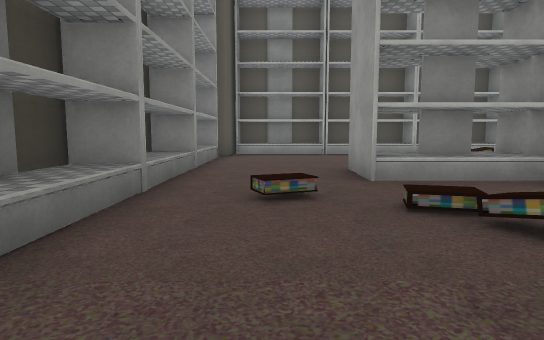
View 1 (above)

20 first-person views from a walk through a scene from a Unity 3-D project. The camera is 1.3 m above the floor, tilts 6° down and sees 75° across. Doors are open. The floor is counted in squares, 2 m on a side. Each view is taken from the middle of a square. On the plan, view 1 faces up. The plan holds only what a view shows up to about 10 squares ahead; the rest is blank. The place goes on beyond the plan. The player is left out. Some animated figures are left out. Some surface patterns are stand-ins.

View 2
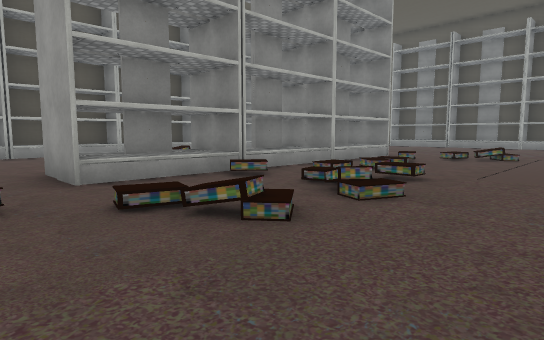

View 3
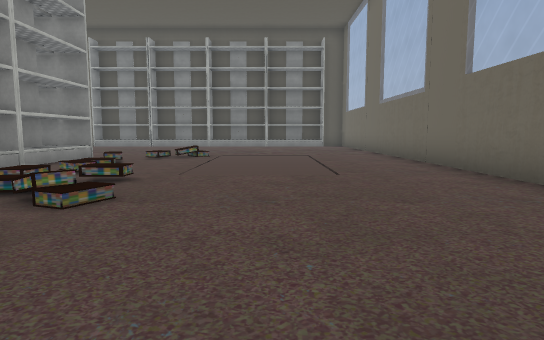

View 4
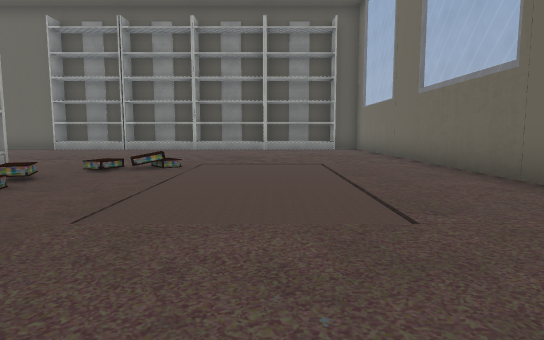

View 5
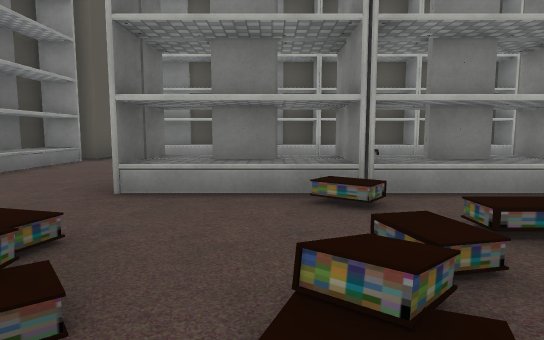

View 6
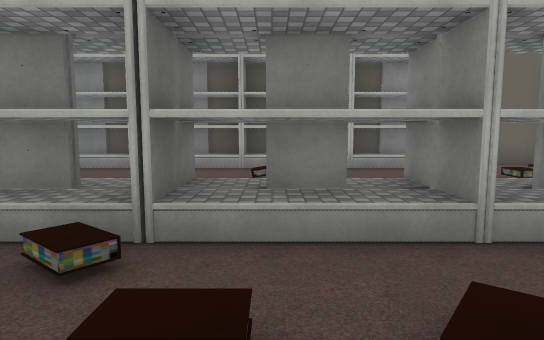

View 7
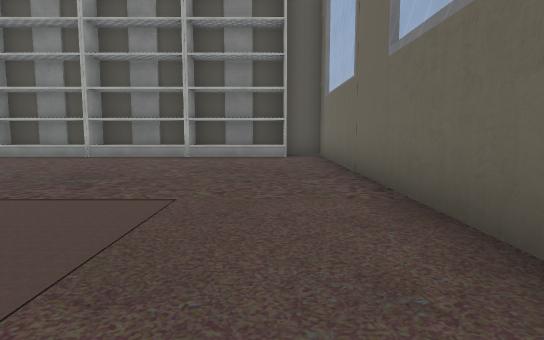

View 8
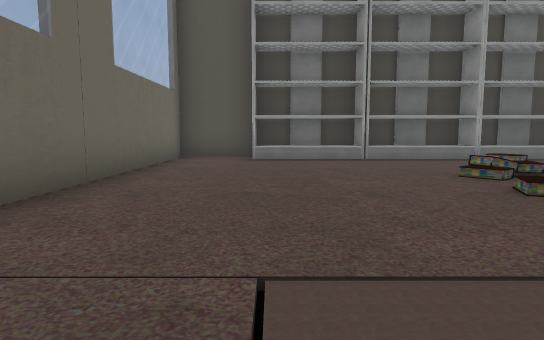

View 9
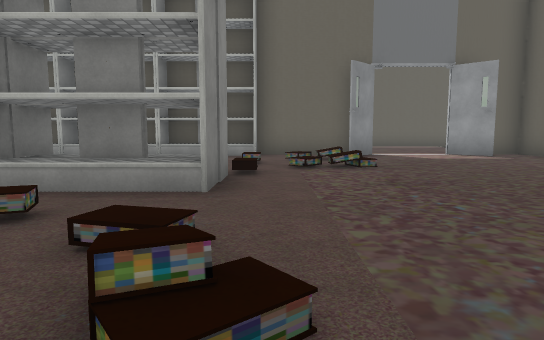

View 10
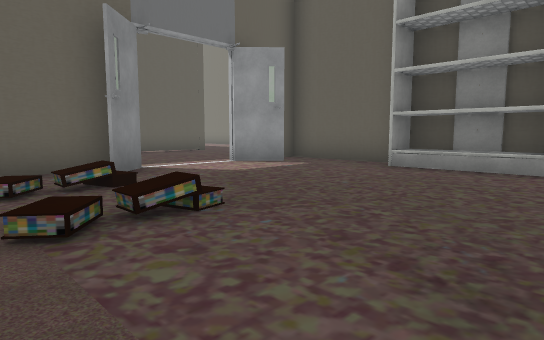

View 11
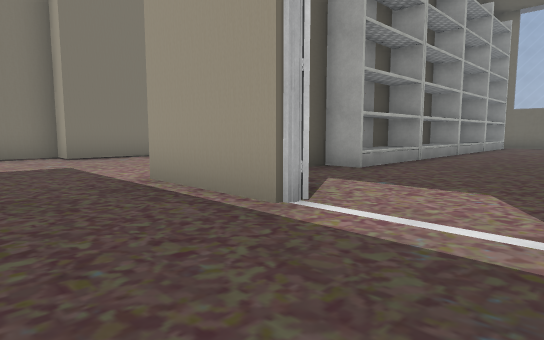

View 12
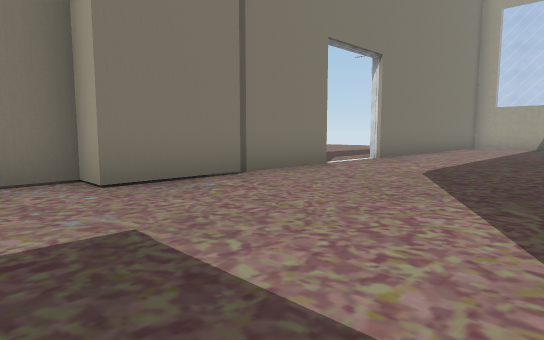

View 13
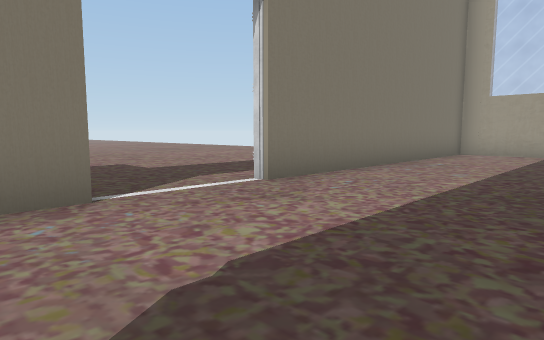

View 14
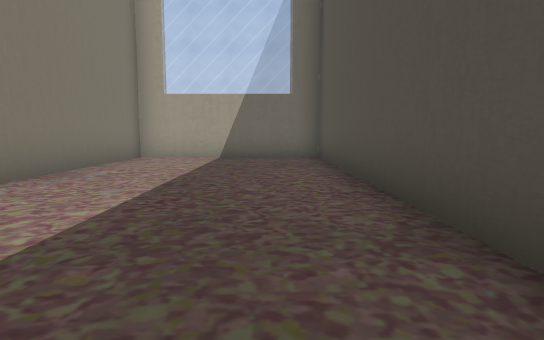

View 15
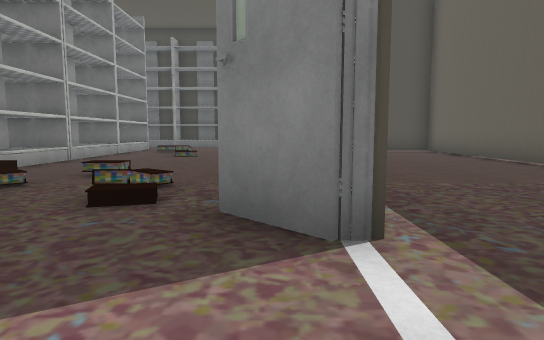

View 16
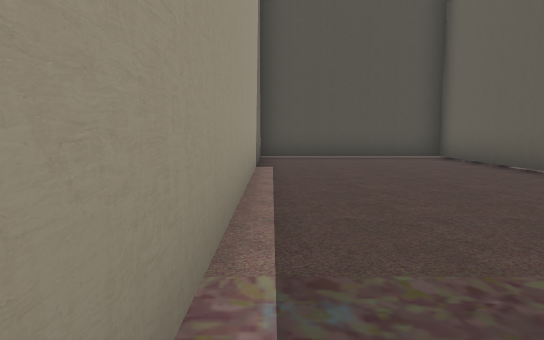

View 17
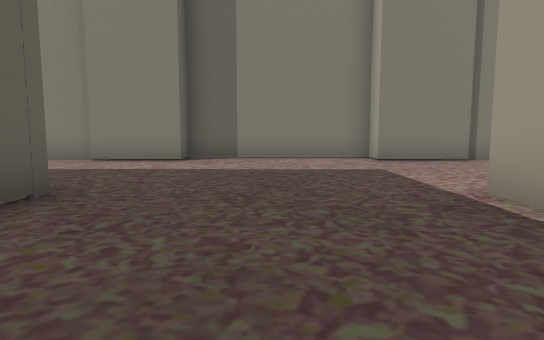

View 18
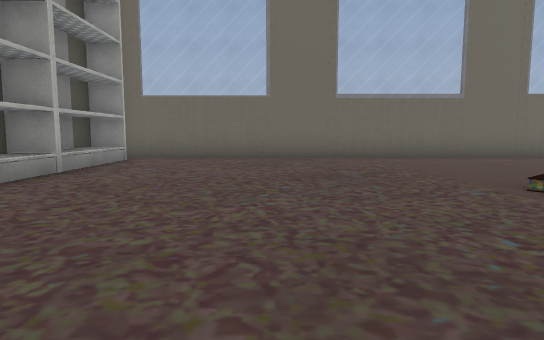

View 19
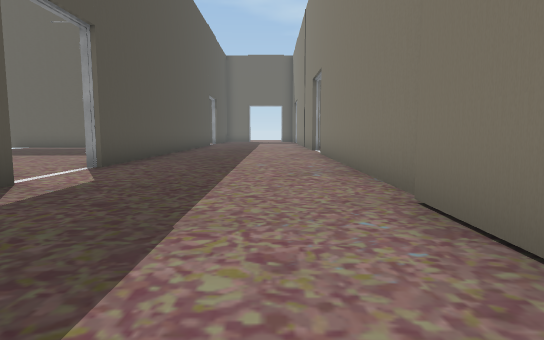

View 20
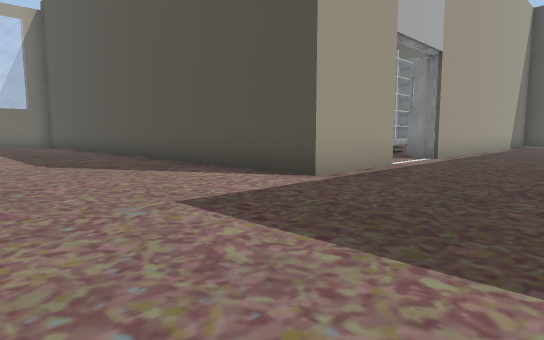

### Floor plan
Points are (right, up) in squares from view 1. A wall is a line through its corners. A room is listed if a view was taken in it or the views show most of it. See-through windows are left out.
Room 1 (views 1, 2, 3, 4, 5, 6, 7, 8, 9, 10, 11, 12, 13, 14, 15, 16, 17, 18, 19, 20)
walls: (9.3, 6.2) (9.3, 4.7) (1.3, 4.7) (1.3, 6.4); (9.1, 5.4) (3.9, 5.4); (9.6, 10.7) (8.8, 10.7); (13, 11.4) (10.8, 11.4); (13, 11.4) (12, 10.5); (16.4, 5.4) (16.4, 8.3) (17.2, 8.3); (8.2, 10.7) (5.8, 10.7); (16.1, 10.5) (15.2, 11.4); (17.3, 5.7) (17.3, 11.5); (8.6, 11.4) (7.1, 11.4); (15.1, 11.7) (17.8, 11.7) (17.8, -3.4) (22.5, -3.4) (22.5, 4.6); (5, 6.2) (8.9, 6.2); (4.9, 5.7) (5.4, 5.7); (4.9, 10.7) (3, 10.7); (4.9, 11.4) (4.3, 11.4); (3.6, 5.4) (2.1, 5.4); (4.1, 11.4) (1.8, 11.4); (8, 16.4) (2.7, 16.4) (2.7, 11.7) (13, 11.7); (2.4, 10.7) (0, 10.7); (16.4, -2.4) (16.4, 5.2); (22.5, 6.9) (22.5, 11.5); (17.3, -2.3) (17.3, 0.5); (17.9, 16.4) (17, 16.4); (1.3, 11.4) (-0.1, 11.4); (23.1, 11.5) (23.1, 16.1); (-1.4, 6.5) (-2.2, 6.5); (-1.4, 9.1) (-2.2, 9.1) (-2.2, -3.4) (17, -3.4); (-1.2, 10.2) (-1.2, 9.5) (-1.4, 9.5) (-1.4, -1.5); (-1.4, 3.8) (-2.2, 3.8); (22.5, 16.1) (22.5, 25); (-1.4, 1.1) (-2.2, 1.1); (17.8, 25.1) (17.8, 21.6)
ways out: open door at (1, 4.5); open door at (2, 13); open door at (17, 20.5); open door at (23, 6)
objects: other object (2, 2); other object (3, 2); other object (5, 8)

Positions as (right, up) in squares from view 1, and headings:
1: (0, 0), facing up
2: (0, 0), facing up-right
3: (0, 0), facing right
4: (3, 0), facing right
5: (3, 1), facing up
6: (5, 2), facing up
7: (7, -2), facing right
8: (7, -1), facing left
9: (10, 1), facing up
10: (10, 5), facing up-right
11: (13, 14), facing down-right
12: (18, 13), facing down-right
13: (19, 8), facing down-right
14: (19, 6), facing down
15: (15, 11), facing left
16: (12, 12), facing left
17: (14, 14), facing right
18: (13, 6), facing down
19: (21, 15), facing up
20: (22, 15), facing down-left
